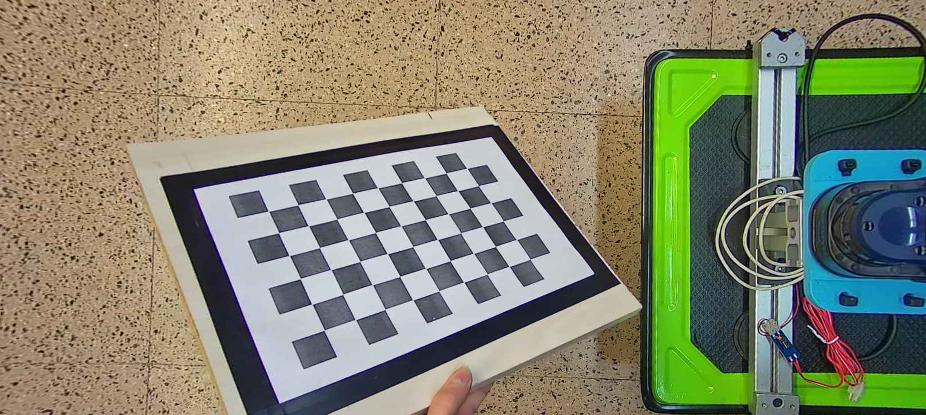
#> input picture src/qr_robot_localization/calibration/images_undist/1.jpg, 926 x 415 px; its folder holds only this picture in this run
$ python calibration_undist.py
#> lines starting #> are read from the running program, lines starting #| are printed output that depends on the picture; long printed decimals are rounded
""" CALIBRACION DE UNA WEBCAM

Carmen Ballester Bernabeu

Grupo Aurova
Universidad de Alicante

"""

import cv2
import numpy as np
import glob
import yaml

square_size = 23
pattern_size = (9,6)

def loadImages():
	"""Load calibration images.

	Return value
	------------
	images :
		vector that contains the calibration images.

	"""

	# Define path and filenames
	folder = "/home/carmenballester/Escritorio/QR/calibration/images_undist/*.jpg"
	filenames = glob.glob(folder)

	images = []

	# Read the images and add them to the vector
	for filename in filenames:
		image = cv2.imread(filename)
		#image_grey = cv2.cvtColor(image,cv2.COLOR_BGR2GRAY)
		images.append(image)

	return images

def corners(images):
	""" Get the coordinates of board's corners in every image.

	Parameters
	----------
	images :
		vector that contains the calibration images.

	Return value
	------------
	corners :
		vector that contains for each image the coordinates of detected board's corners.

	"""

	# Define the flags and parameters
	corners = []
	cb_flags = cv2.CALIB_CB_ADAPTIVE_THRESH + cv2.CALIB_CB_FAST_CHECK + cv2.CALIB_CB_NORMALIZE_IMAGE
	tc_flags = (cv2.TERM_CRITERIA_EPS + cv2.TERM_CRITERIA_COUNT, 30, 0.6)

	# Search the pattern in every image of the dataset
	for image in images:
		corners_image = cv2.findChessboardCorners(image, pattern_size,cb_flags)
		# If the pattern has beem found, refine the result
		if corners_image[0] == True:
			image_grey = cv2.cvtColor(image,cv2.COLOR_BGR2GRAY)
			cv2.cornerSubPix(image_grey,corners_image[1],(10,10),(-1,-1),tc_flags)
			# Add the corners to the vector
			corners.append(corners_image[1])

		# Draw the results
		cv2.drawChessboardCorners(image,pattern_size,corners_image[1], corners_image[0])
		cv2.imshow('img',image)
		cv2.waitKey()

	return corners

def points(images):
	"""Define the 3D coordinates of each point in the board for every image.

	Parameters
	----------
	images :
		vector that contains the calibration images.

	Return value
	------------
		points : vector that contains for each image the 3D coordinates for each board's point.

	"""

	# Define parameters
	points = []

	# Define the vector that contains the 3D coordinates of each point for one image.
	points_image = np.zeros((pattern_size[0]*pattern_size[1],3), np.float32)
	points_image[:,:2] = np.mgrid[0:pattern_size[0]*square_size:square_size,0:pattern_size[1]*square_size:square_size].T.reshape(-1,2)

	# Add the vetor of points to the vector of each image
	for i in range(len(images)):
		points.append(points_image)

	return points

def save(mat,coeff_dist):
	"""Save the calibration parameters.

	Parameters
	----------
	mat:
		matrix that contais the intrinsic parameters of the camera.
	coeff_dist:
		vector that contains the distorsion coefficients of the camera.
	"""

	f = open("calibration_undist.txt", "w")
	f.write("Matrix: ")
	f.write("[{:.4f} {:.4f} {:.4f}]\n".format(mat[0][0],mat[0][1],mat[0][2]))
	f.write("\t[{:.4f} {:.4f} {:.4f}]\n".format(mat[1][0],mat[1][1],mat[1][2]))
	f.write("\t[{:.4f} {:.4f} {:.4f}]\n".format(mat[2][0],mat[2][1],mat[2][2]))

	f.write("Dist. Coeffs: ")
	f.write("[{:.8f} {:.8f} {:.8f} {:.8f} {:.8f}]\n".format(coeff_dist[0][0],coeff_dist[0][1],coeff_dist[0][2],coeff_dist[0][3],coeff_dist[0][4]))

	f.close()

def main():
	""" Main proccess for calibrating the webcam using the Chess Board calibration method.

	"""

	# Load images
	images = loadImages()
#> in loadImages, image is the input picture: shape (415, 926, 3); mean B, G, R 109.8, 132.1, 131.5
#> images = 1 item
	# Get 2D point's coordinates for each image
	image_points = np.array(corners(images))
#> the loop in corners, `for image in images:` made 1 pass
#> pass 1, in corners, `image_grey = cv2.cvtColor(image,cv2.COLOR_BGR2GRAY)`:
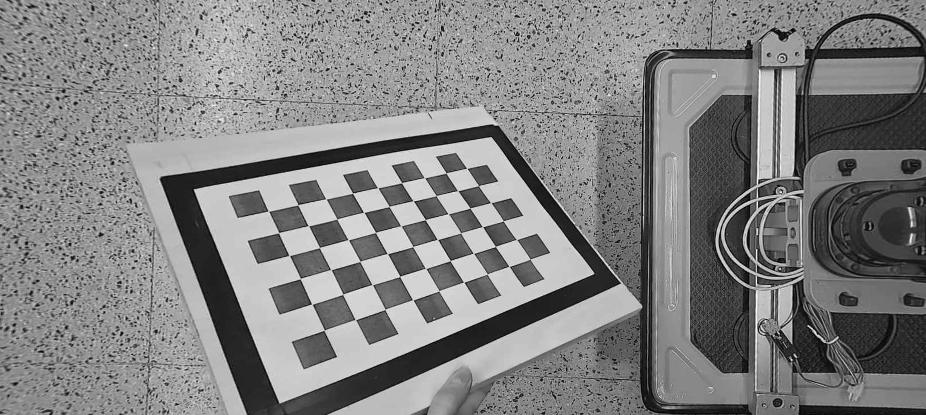
#> image_grey: shape (415, 926); min 0, max 255, mean 129.4
#> pass 1, in corners, `cv2.imshow('img',image)`:
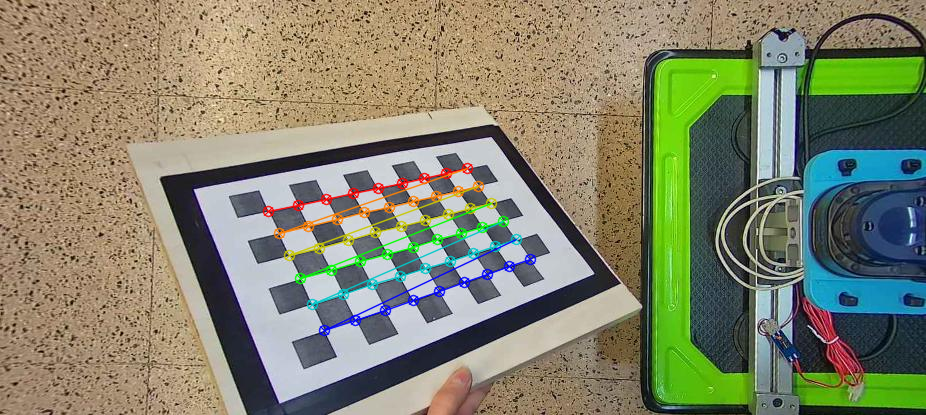
#> window 'img': shape (415, 926, 3); mean B, G, R 108.6, 131.8, 131
	# Get 3D point's coordinates for each image (they are all the same because the board is the same, but we need that both 2D and 3D vectors have the same lenght)
	real_points = np.array(points(images))
#> the loop in points, `for i in range(len(images)):` made 1 pass
#> real_points = 54 rows, first 8: [0, 0, 0], [23, 0, 0], [46, 0, 0], [69, 0, 0], [92, 0, 0], [115, 0, 0], [138, 0, 0], [161, 0, 0]

	# Define parameters
	image_size = images[0].shape[:2]
#> image_size = (415, 926)
	cam_mat = []
	dist_coeffs = []

	# If the detection has been successfull calibrate the camera
	if(len(image_points) == len(real_points)):
		ret, mtx, dist, rvecs, tvecs = cv2.calibrateCamera(real_points,image_points,image_size,None,None)
#> ret = 0.794; mtx = [[500.1, 0, 233.8], [0, 564, 545.1], [0, 0, 1]]; dist = [[0.772, -3.19, -0.186, -0.04, 3.02]]; rvecs = ([-0.653, -0.0709, -0.275],); tvecs = ([30.64, -209.6, 460],)

	# Calculate the mean reprojection error of the calibration
	mean_error = 0
	for i in xrange(len(real_points)):
	    image_points_rp, _= cv2.projectPoints(real_points[i], rvecs[i], tvecs[i], mtx, dist)
	    error = cv2.norm(image_points[i], image_points_rp, cv2.NORM_L2)/len(image_points_rp)
	    mean_error += error
#> this loop made 1 pass
#> (error, mean_error) on pass 1: (0.108, 0.108)
#> after the loop, mean_error = 0.108
	print("Reprojection error: {}".format(mean_error/len(real_points)))
#| Reprojection error: 0.1081

	save(mtx,dist)

if __name__ == "__main__":
	main()

$ run again, on src/qr_robot_localization/calibration/images_undist/4.jpg
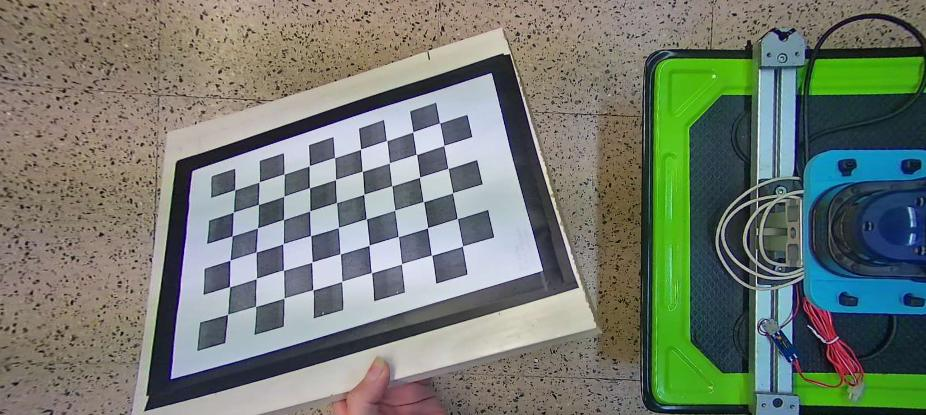
#> input picture src/qr_robot_localization/calibration/images_undist/4.jpg, 926 x 415 px
#> in loadImages, image is the input picture: shape (415, 926, 3); mean B, G, R 112.5, 122.6, 114.8
#> images = 1 item
#> the loop in corners, `for image in images:` made 1 pass
#> pass 1, in corners, `image_grey = cv2.cvtColor(image,cv2.COLOR_BGR2GRAY)`:
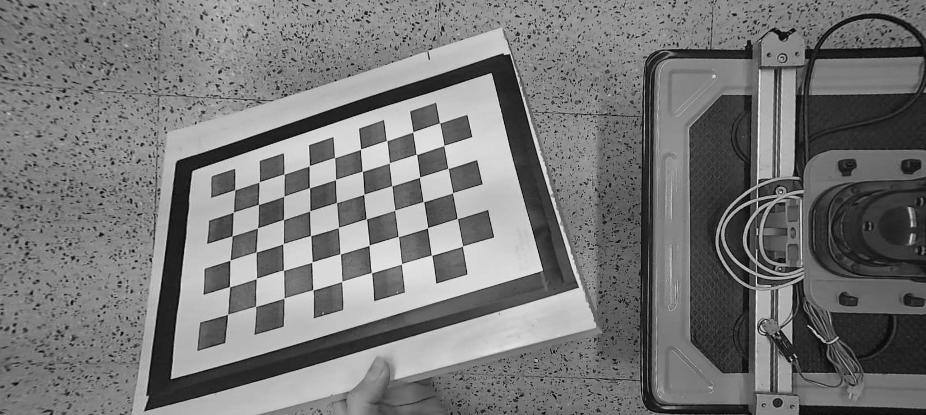
#> image_grey: shape (415, 926); min 1, max 248, mean 119.1
#> pass 1, in corners, `cv2.imshow('img',image)`:
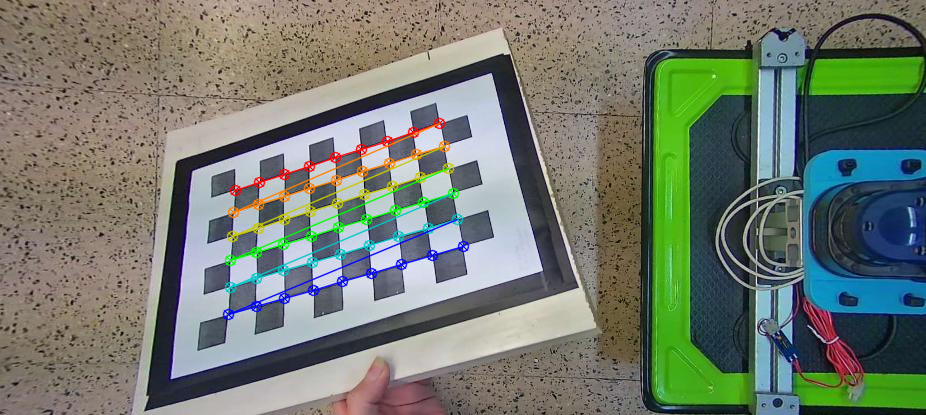
#> window 'img': shape (415, 926, 3); mean B, G, R 111.1, 122.3, 114.3
#> the loop in points, `for i in range(len(images)):` made 1 pass
#> real_points = 54 rows, first 8: [0, 0, 0], [23, 0, 0], [46, 0, 0], [69, 0, 0], [92, 0, 0], [115, 0, 0], [138, 0, 0], [161, 0, 0]
#> ret = 0.35; mtx = [[728.6, 0, 245.5], [0, 1234.5, 470.2], [0, 0, 1]]; dist = [[-0.533, 1.3, -0.0523, 0.0495, -1.01]]; rvecs = ([-0.822, 0.211, -0.0592],); tvecs = ([-11.72, -152.7, 679.3],)
#> the loop in main, `for i in xrange(len(real_points)):` made 1 pass
#> (error, mean_error) on pass 1: (0.0476, 0.0476)
#> after the loop in main, `for i in xrange(len(real_points)):`: mean_error = 0.0476
#| Reprojection error: 0.04763

$ run again, on src/qr_robot_localization/calibration/images_undist/5.jpg
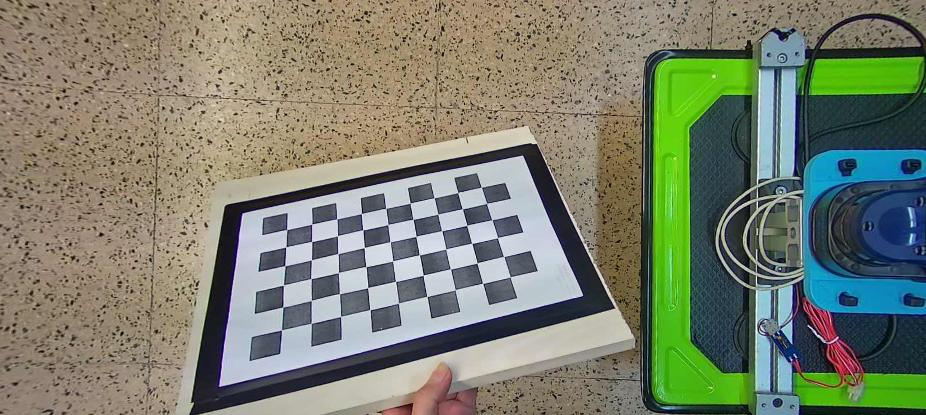
#> input picture src/qr_robot_localization/calibration/images_undist/5.jpg, 926 x 415 px
#> in loadImages, image is the input picture: shape (415, 926, 3); mean B, G, R 110, 127.8, 122.4
#> images = 1 item
#> the loop in corners, `for image in images:` made 1 pass
#> pass 1, in corners, `image_grey = cv2.cvtColor(image,cv2.COLOR_BGR2GRAY)`:
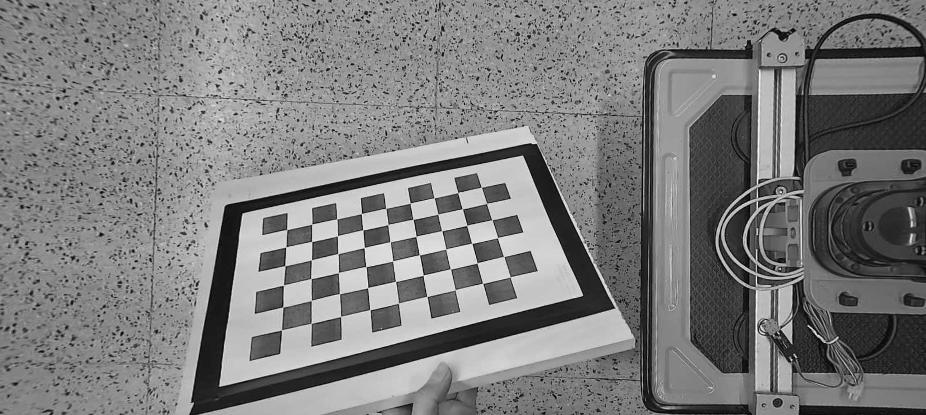
#> image_grey: shape (415, 926); min 0, max 253, mean 124.1
#> pass 1, in corners, `cv2.imshow('img',image)`:
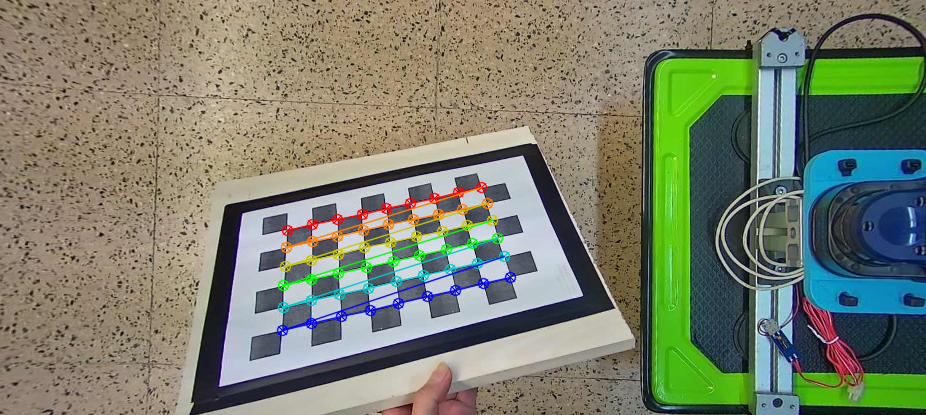
#> window 'img': shape (415, 926, 3); mean B, G, R 108.8, 127.6, 121.9
#> the loop in points, `for i in range(len(images)):` made 1 pass
#> real_points = 54 rows, first 8: [0, 0, 0], [23, 0, 0], [46, 0, 0], [69, 0, 0], [92, 0, 0], [115, 0, 0], [138, 0, 0], [161, 0, 0]
#> ret = 0.67; mtx = [[2429.6, 0, 151], [0, 1332.1, 471.7], [0, 0, 1]]; dist = [[-5.21, 24.97, -0.0838, 0.0577, -57.53]]; rvecs = ([-0.32, 1, -0.075],); tvecs = ([66.88, -223, 1065],)
#> the loop in main, `for i in xrange(len(real_points)):` made 1 pass
#> (error, mean_error) on pass 1: (0.0911, 0.0911)
#> after the loop in main, `for i in xrange(len(real_points)):`: mean_error = 0.0911
#| Reprojection error: 0.09115

$ run again, on src/qr_robot_localization/calibration/images_undist/6.jpg
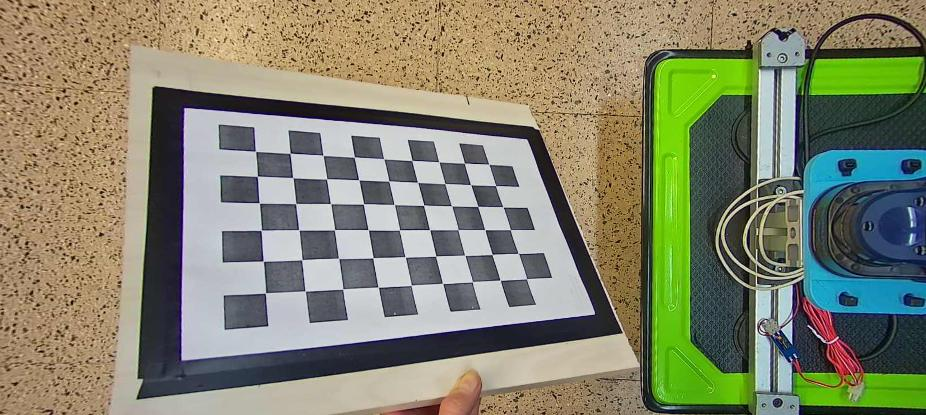
#> input picture src/qr_robot_localization/calibration/images_undist/6.jpg, 926 x 415 px
#> in loadImages, image is the input picture: shape (415, 926, 3); mean B, G, R 109.1, 132.3, 131.7
#> images = 1 item
#> the loop in corners, `for image in images:` made 1 pass
#> pass 1, in corners, `image_grey = cv2.cvtColor(image,cv2.COLOR_BGR2GRAY)`:
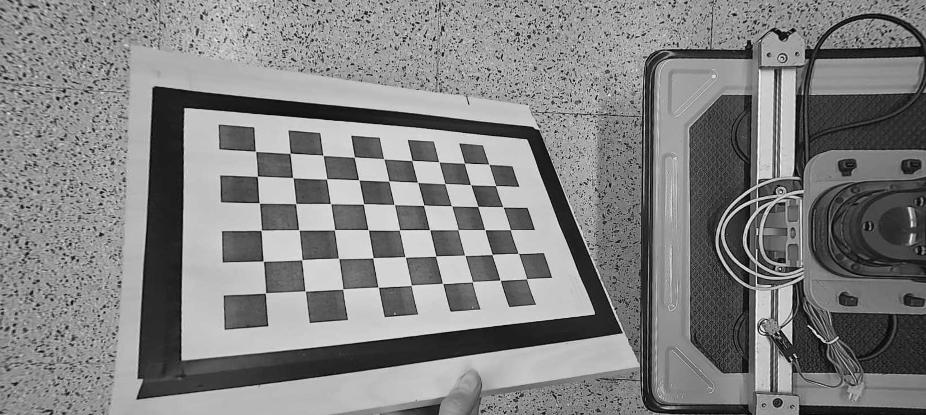
#> image_grey: shape (415, 926); min 0, max 254, mean 129.5
#> pass 1, in corners, `cv2.imshow('img',image)`:
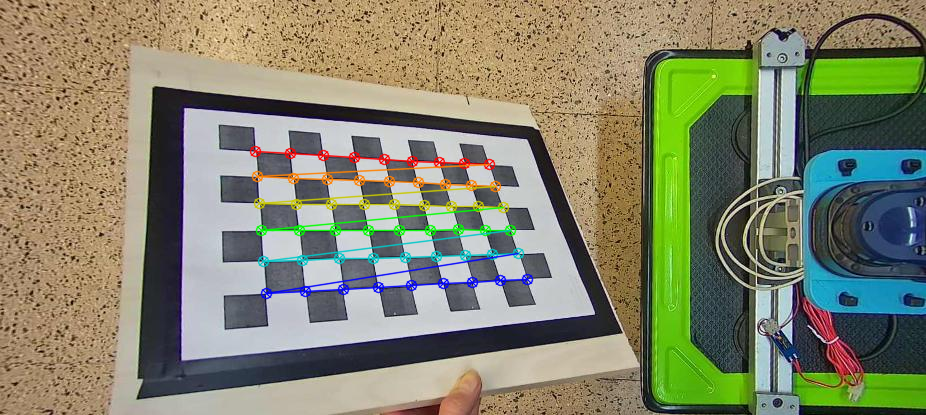
#> window 'img': shape (415, 926, 3); mean B, G, R 107.8, 132.1, 131.1
#> the loop in points, `for i in range(len(images)):` made 1 pass
#> real_points = 54 rows, first 8: [0, 0, 0], [23, 0, 0], [46, 0, 0], [69, 0, 0], [92, 0, 0], [115, 0, 0], [138, 0, 0], [161, 0, 0]
#> ret = 1.14; mtx = [[373.8, 0, 155.7], [0, 374.1, 520.4], [0, 0, 1]]; dist = [[1.03, -1.87, -0.197, -0.0249, 0.922]]; rvecs = ([-0.536, -0.0364, 0.0353],); tvecs = ([71.02, -226.7, 355.9],)
#> the loop in main, `for i in xrange(len(real_points)):` made 1 pass
#> (error, mean_error) on pass 1: (0.155, 0.155)
#> after the loop in main, `for i in xrange(len(real_points)):`: mean_error = 0.155
#| Reprojection error: 0.1546

$ run again, on src/qr_robot_localization/calibration/images_undist/10.jpg
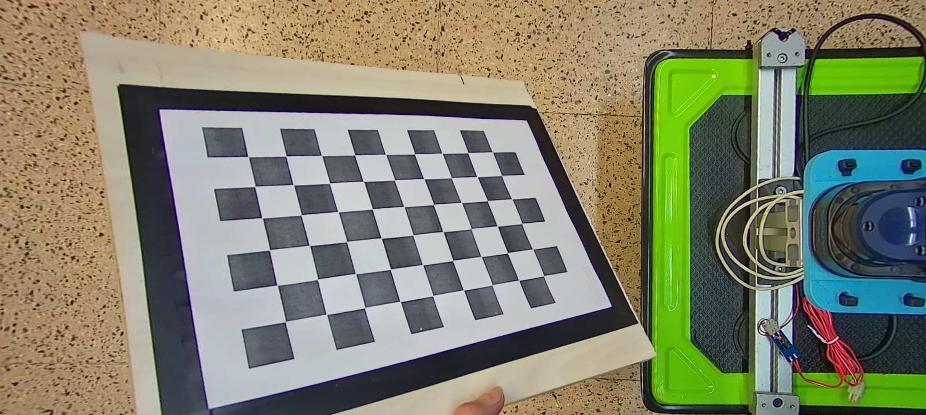
#> input picture src/qr_robot_localization/calibration/images_undist/10.jpg, 926 x 415 px
#> in loadImages, image is the input picture: shape (415, 926, 3); mean B, G, R 107.9, 129.7, 129.3
#> images = 1 item
#> the loop in corners, `for image in images:` made 1 pass
#> pass 1, in corners, `image_grey = cv2.cvtColor(image,cv2.COLOR_BGR2GRAY)`:
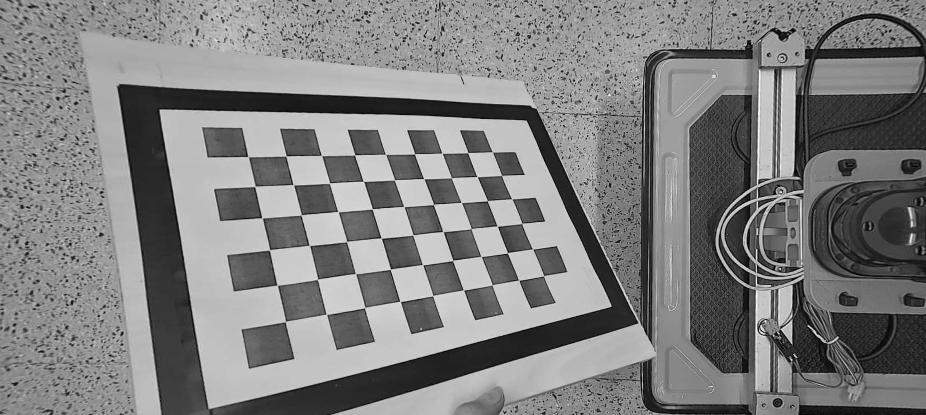
#> image_grey: shape (415, 926); min 0, max 254, mean 127.1
#> pass 1, in corners, `cv2.imshow('img',image)`:
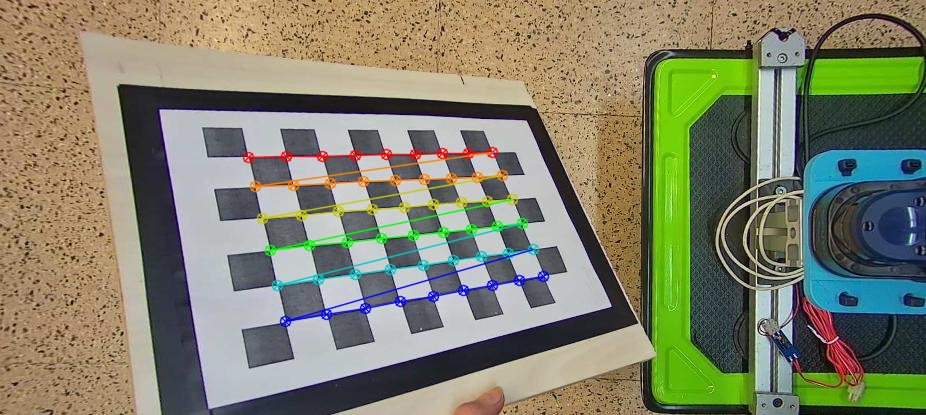
#> window 'img': shape (415, 926, 3); mean B, G, R 106.7, 129.5, 128.7
#> the loop in points, `for i in range(len(images)):` made 1 pass
#> real_points = 54 rows, first 8: [0, 0, 0], [23, 0, 0], [46, 0, 0], [69, 0, 0], [92, 0, 0], [115, 0, 0], [138, 0, 0], [161, 0, 0]
#> ret = 1.11; mtx = [[525.9, 0, 71.66], [0, 339.1, 451.2], [0, 0, 1]]; dist = [[0.595, -2.1, -0.12, 0.28, 1.3]]; rvecs = ([-0.0398, -0.611, -0.318],); tvecs = ([49.25, -193.3, 288.6],)
#> the loop in main, `for i in xrange(len(real_points)):` made 1 pass
#> (error, mean_error) on pass 1: (0.151, 0.151)
#> after the loop in main, `for i in xrange(len(real_points)):`: mean_error = 0.151
#| Reprojection error: 0.1506
